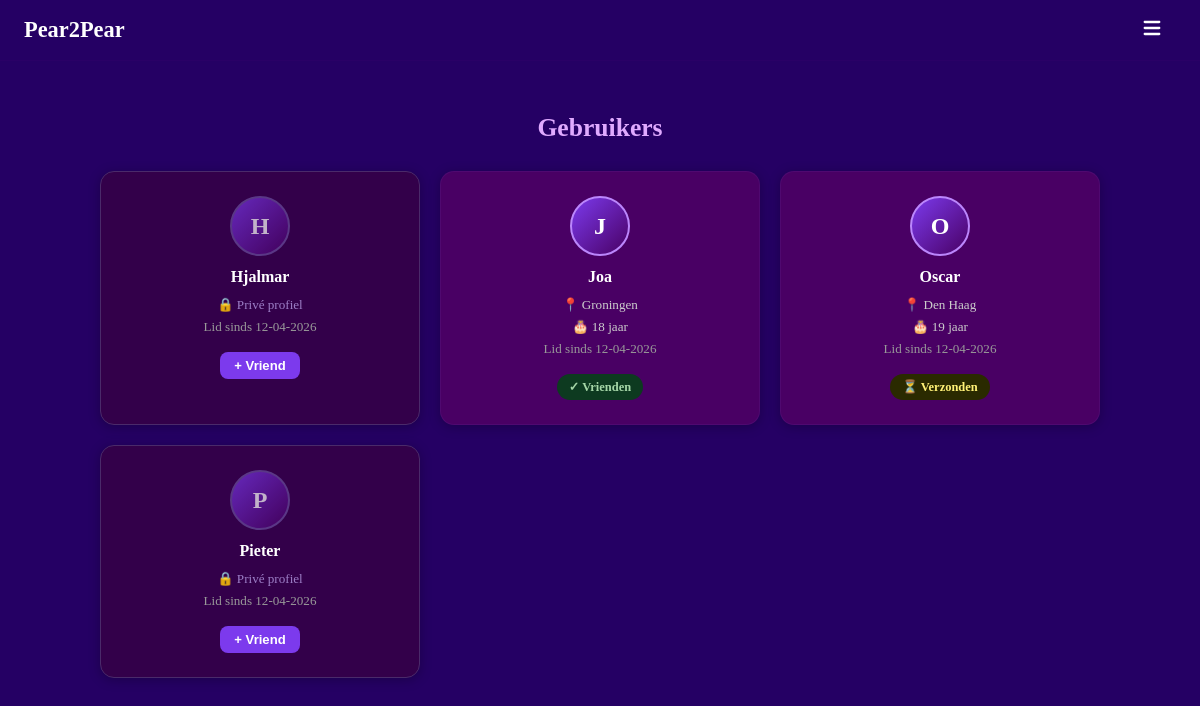
The page /profiles (signed in) on the database its author committed.
### models.py (models this page shows, shortened)
class User(UserMixin, db.Model):
    __tablename__ = "users"
    id            = db.Column(db.Integer, primary_key=True)
    username      = db.Column(db.String(30),  unique=True, nullable=False, index=True)
    email         = db.Column(db.String(120), unique=True, nullable=False, index=True)
    password_hash = db.Column(db.String(256), nullable=False)
    created_at    = db.Column(db.DateTime, default=datetime.utcnow, nullable=False)
    last_login    = db.Column(db.DateTime, default=datetime.utcnow, nullable=False)
    age       = db.Column(db.Integer,     nullable=True)
    location  = db.Column(db.String(100), nullable=True)
    is_public = db.Column(db.Boolean,     default=True, nullable=False)
    sent_requests     = db.relationship("Friendship", foreign_keys=[Friendship.from_id], backref="from_user", lazy="dynamic")
    received_requests = db.relationship("Friendship", foreign_keys=[Friendship.to_id],   backref="to_user",   lazy="dynamic")
    def friendship_status_with(self, other_id: int):
        sent = Friendship.query.filter_by(from_id=self.id, to_id=other_id).first()
        if sent:
            return "friends" if sent.status == "accepted" else "pending_sent"
        received = Friendship.query.filter_by(from_id=other_id, to_id=self.id).first()
        if received:
            return "friends" if received.status == "accepted" else "pending_received"
        return None
    def pending_received(self):
        reqs = Friendship.query.filter_by(to_id=self.id, status="pending").all()
        return User.query.filter(User.id.in_([r.from_id for r in reqs])).all()
    def unread_message_count(self):
        return Message.query.filter_by(receiver_id=self.id, read=False).count()

### main.py (the view)
    @app.route("/profiles")
    @login_required
    def profiles():
        all_users = User.query.order_by(User.username).all()
        return render_template("profiles.html", users=all_users)

### main.py (called while the page is built)
def create_app() -> Flask:
    app = Flask(__name__)
    app.config["SECRET_KEY"]                     = os.environ["SECRET_KEY"]
    app.config["SQLALCHEMY_DATABASE_URI"]        = os.environ["DATABASE_URL"]
    app.config["SQLALCHEMY_TRACK_MODIFICATIONS"] = False
    app.config["REMEMBER_COOKIE_DURATION"]       = timedelta(days=30)
    app.config["REMEMBER_COOKIE_HTTPONLY"]       = True
    app.config["REMEMBER_COOKIE_SAMESITE"]       = "Lax"
    db.init_app(app)
    login_manager = LoginManager(app)
    login_manager.login_view             = "login"
    login_manager.login_message          = "Log in om deze pagina te bekijken."
    login_manager.login_message_category = "info"
    @login_manager.user_loader
    def load_user(user_id: str):
        return db.session.get(User, int(user_id))
    with app.app_context():
        db.create_all()
    register_routes(app)
    return app

### templates/profiles.html (shortened to what this page needs)
{% extends "base.html" %}
{% block content %}
<div class="profiles-page">
    <h2 class="profiles-title">Gebruikers</h2>
    <div class="profiles-grid">
        {% for user in users %}
            {% if user.id != current_user.id %}
            {% set status = current_user.friendship_status_with(user.id) %}
            <a href="/profile/{{ user.id }}" class="profile-card {% if not user.is_public %}profile-card--private{% endif %}">
                <div class="profile-card__avatar">{{ user.username[0].upper() }}</div>
                <h3 class="profile-card__name">{{ user.username }}</h3>
                {% if user.is_public %}
                    {% if user.location %}<p class="profile-card__detail">📍 {{ user.location }}</p>{% endif %}
                    {% if user.age %}<p class="profile-card__detail">🎂 {{ user.age }} jaar</p>{% endif %}
                    <p class="profile-card__detail profile-card__since">Lid sinds {{ user.created_at.strftime('%d-%m-%Y') }}</p>
                {% else %}
                    <p class="profile-card__detail profile-card__private-label">🔒 Privé profiel</p>
                    <p class="profile-card__detail profile-card__since">Lid sinds {{ user.created_at.strftime('%d-%m-%Y') }}</p>
                {% endif %}
                <div class="profile-card__actions" onclick="event.preventDefault()">
                    {% if status == 'friends' %}
                        <span class="friend-badge friend-badge--yes">✓ Vrienden</span>
                    {% elif status == 'pending_sent' %}
                        <span class="friend-badge friend-badge--pending">⏳ Verzonden</span>
                    {% else %}
                        <form method="POST" action="/friend/add/{{ user.id }}">
                            <button type="submit" class="btn btn--small">+ Vriend</button>
                        </form>
                    {% endif %}
                </div>
            </a>
            {% endif %}
        {% endfor %}
    </div>
</div>
{% endblock %}

### static/style.css (style rules this page uses)
html, body { height: 100%; margin: 0; background-color: #250064; overflow: hidden; }
h1, h2, h3, p, small, label { color: white; }
a { color: #bb86fc; }
.btn { background-color: #7c3aed; color: white; border: none; padding: 10px 24px; border-radius: 8px; cursor: pointer; font-size: 0.95rem; font-weight: 600; transition: background-color 0.2s; text-decoration: none; display: inline-block; }
.btn--small { padding: 6px 14px; font-size: 0.82rem; }
.profiles-page { width: 90%; max-width: 1000px; padding: 32px 0 48px; }
.profiles-title { text-align: center; font-size: 1.6rem; margin-bottom: 28px; color: #e0aaff; }
.profiles-grid { display: grid; grid-template-columns: repeat(3, 1fr); gap: 20px; }
.profile-card { background-color: #490064; border-radius: 14px; padding: 24px 18px; display: flex; flex-direction: column; align-items: center; text-align: center; box-shadow: 0 2px 12px rgba(0,0,0,0.25); transition: transform 0.18s, box-shadow 0.18s; border: 1px solid #6b2fa033; text-decoration: none; cursor: pointer; }
.profile-card--private { border-color: #4a2a6a; background-color: #33004a; }
.profile-card__avatar { width: 56px; height: 56px; border-radius: 50%; background: linear-gradient(135deg, #7c3aed, #490064); display: flex; align-items: center; justify-content: center; font-size: 1.5rem; font-weight: 700; color: white; margin-bottom: 12px; border: 2px solid #bb86fc; }
.profile-card--private .profile-card__avatar { border-color: #6b4fa0; opacity: 0.7; }
.profile-card__name { margin: 0 0 8px; font-size: 1rem; font-weight: 700; color: white; }
.profile-card__detail { margin: 3px 0; font-size: 0.82rem; color: #ccc; }
.profile-card__since { color: #999; }
.profile-card__private-label { color: #9d7fc7; }
.profile-card__actions { margin-top: 14px; }
.friend-badge { display: inline-block; padding: 5px 12px; border-radius: 999px; font-size: 0.78rem; font-weight: 600; }
.friend-badge--yes { background: #0d3a20; color: #a5d6a7; }
.friend-badge--pending { background: #2a2a00; color: #fff176; }

### rows shown on the page
User: username "H", username "Hjalmar", created_at "12-04-2026"
User: username "J", username "Joa", location "Groningen", age "18", created_at "12-04-2026", shows "✓ Vrienden"
User: username "O", username "Oscar", location "Den Haag", age "19", created_at "12-04-2026", shows "⏳ Verzonden"
User: username "P", username "Pieter", created_at "12-04-2026"
